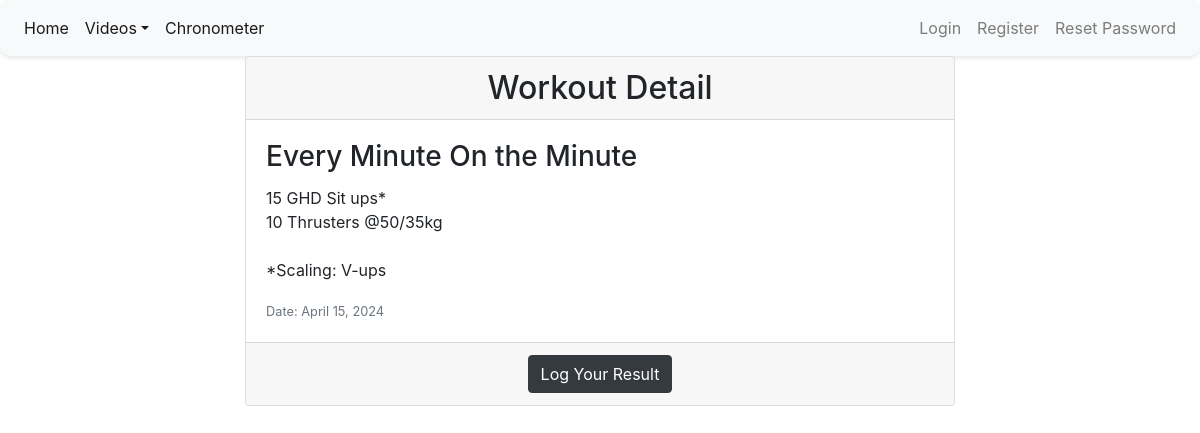
Screenshot of /workout/6/ with the database file from the repository.
### crossfit/models.py (models this page shows, shortened)
class Workout(models.Model):
    TYPE_CHOICES = [
        ('AMRAP', 'As Many Rounds As Possible'),
        ('EMOM', 'Every Minute On the Minute'),
        ('FOR_TIME', 'For Time'),
    ]
    type = models.CharField(max_length=10, choices=TYPE_CHOICES)
    description = models.TextField()
    date = models.DateField()

### crossfit/views.py (the view)
# urls.py: path('workout/<int:pk>/', views.WorkoutDetailView.as_view(), name='workout_detail'),
class WorkoutDetailView(DetailView):
    model = Workout
    template_name = 'wkdetails.html'
    context_object_name = 'workout'

### templates/wkdetails.html (shortened to what this page needs)
{% extends 'base.html' %}
{% block content %}
<div class="container">
    <div class="row justify-content-center">
        <div class="col-md-8">
            <div class="card">
                <div class="card-header">
                    <h2 class="text-center mb-0">Workout Detail</h2>
                </div>
                <div class="card-body">
                    <h3 class="card-title">{{ workout.get_type_display }}</h3>
                    <p class="card-text" style="white-space: pre-line;">{{ workout.description }}</p>
                    <p class="card-text"><small class="text-muted">Date: {{ workout.date }}</small></p>
                </div>
                <div class="card-footer text-center">
                    <a href="{% url 'submit_workout_response' workout_id=workout.id %}" class="btn btn-dark">Log Your Result</a>
                </div>
            </div>
        </div>
    </div>
</div>
{% endblock %}

### rows the page displays
Workout: type "Every Minute On the Minute", description "15 GHD Sit ups* 10 Thrusters @50/35kg *Scaling: V-ups", date "April 15, 2024"
